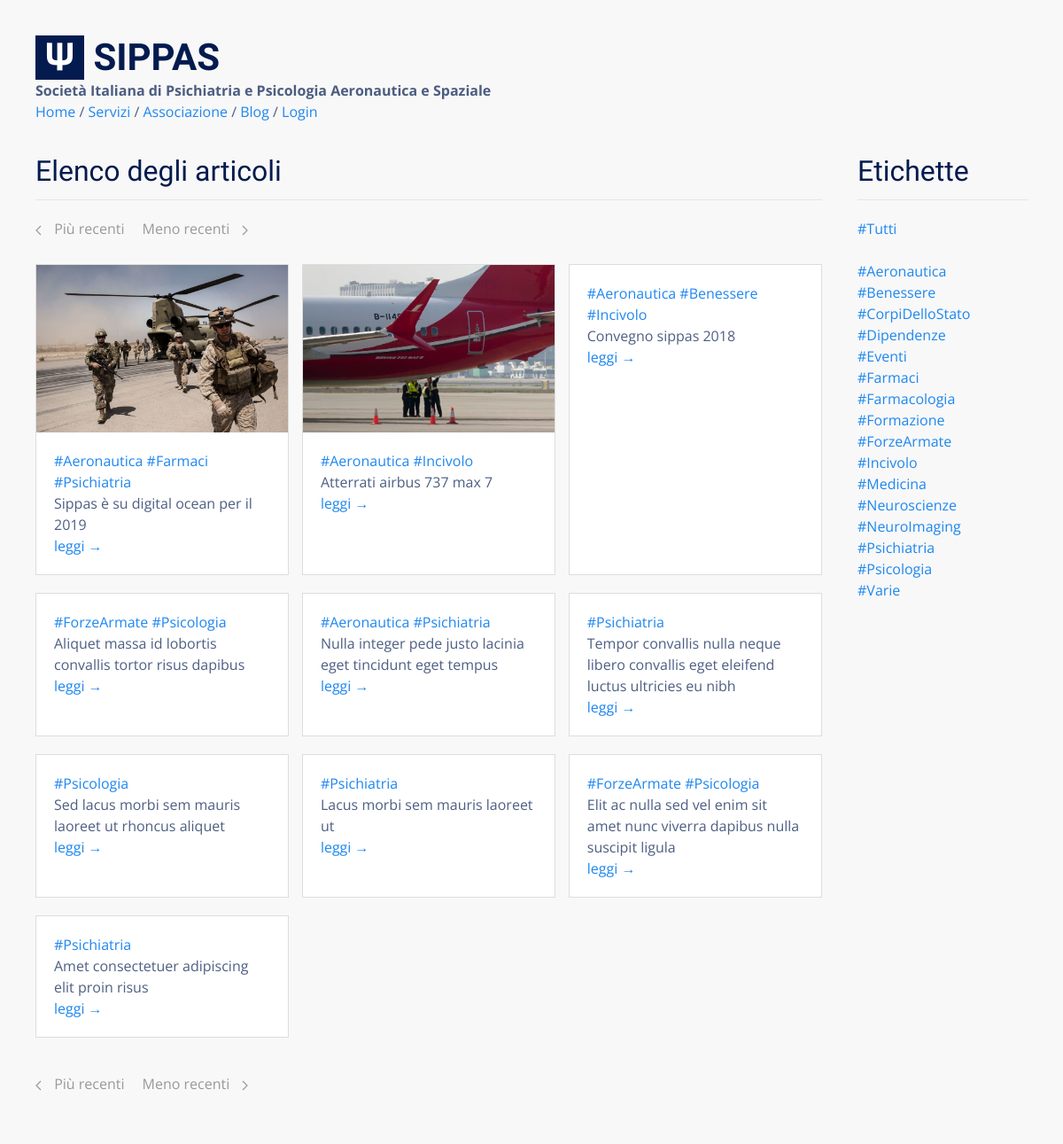
Screenshot of /blog/ with the database file from the repository.
### tables this page shows
CREATE TABLE "posts" (
  "id" integer NOT NULL PRIMARY KEY AUTOINCREMENT,
  "title" text,
  "body" TEXT,
  "teaser" text,
  "tags" TEXT,
  "is_sticky" integer,
  "author_id" text
);

### flaskApp/blueprints/blog/routes.py (the view)
@bp_blog.route("/")
def posts():
  posts = query_db('SELECT * FROM posts ORDER BY id DESC LIMIT {}'.format(BLOG_PAGE_SIZE))
  return render_template(
    "blog/posts.html",
    posts=posts,
    tags=TAGS,
    pagination="blog/posts_pagination.html"
  )

### flaskApp/db/sqlite.py (called while the page is built)
def get_db():
  if "db" not in g:
    g.db = sqlite3.connect(
      db_path,
      detect_types = sqlite3.PARSE_DECLTYPES,
      isolation_level = "DEFERRED"
    )
    g.db.cursor().execute("PRAGMA journal_mode=WAL")
    g.db.row_factory = sqlite3.Row
  return g.db

def query_db(query, args=(), one = False):
  with closing(get_db().cursor().execute(query, args)) as cur:
    rv = cur.fetchall()
    return (rv[0] if rv else None) if one else rv

### flaskApp/blueprints/blog/templates/blog/posts.html
{% extends 'base.html' %}
{% block content %}
<div class="uk-section">
  <div class="uk-container">
    <div class="uk-grid">
      <div class="uk-width-4-5">
        <h2 class="uk-heading-divider">Elenco degli articoli</h2>
        {% if posts %}
          <div class="uk-margin">
            {% include pagination %}
          </div>
          {% include 'blog/posts_list.html' %}
        {% else %}
          <div class="uk-margin">
            Nessun articolo trovato.
          </div>
        {% endif %}
      </div>
      <div class="uk-width-expand">
        <div>
          <h2 class="uk-heading-divider">Etichette</h2>
          {% include 'blog/tags_list.html' %}
        </div>
      </div>
    </div>
    {% if posts %}
      <div class="uk-margin">
        {% include pagination %}
      </div>
    {% endif %}
  </div>
</div>
{% endblock %}

### flaskApp/blueprints/blog/templates/blog/posts_list.html
<div class="uk-grid uk-grid-match uk-grid-small">
{% for p in posts %}
  <div class="uk-width-1-2@m uk-width-1-3@l uk-margin-bottom">
    <div class="uk-card uk-card-default uk-card-small uk-margin">
      {% if p.teaser and loop.index < 4 %}
        <div class="uk-card-media-top">
          <img src="{{ url_for('static', filename='blog/' + p.id | string + '/' + p.teaser) }}" />
        </div>
      {% endif %}
      <div class="uk-card-body ">
          {% for tag in p.tags.split(' ') %} <a href="{{ url_for('blog.posts_tagged', tag=tag) }}">{{ tag }}</a> {% endfor %}<br>
          {{ p.title  | capitalize}}<br>
          <a href="{{ url_for('blog.view_post', id=p.id) }}">leggi &rarr;</a>
      </div>
    </div>
  </div>
{% endfor %}
</div>

### flaskApp/templates/base.html (style rules this page uses)
html { font-family: 'Open Sans', sans-serif; font-size: 16px; font-weight: normal; line-height: 1.5; background: #f8f8f8; color: rgba(3,27,78,0.7) !important; }
h1, .uk-h1, h2, .uk-h2, h3, .uk-h3, h4, .uk-h4, h5, .uk-h5, h6, .uk-h6 { font-family: 'Yanone Kaffeesatz', sans-serif; margin: 0 0 20px 0; font-weight: normal; color: #031b4e; text-transform: none; }
.uk-section { padding: 0px; padding-top: 15px; }
.uk-card-default { color: rgba(3,27,78,0.7) !important; box-shadow: none; border: 1px solid #ddd; }

### rows the page displays
posts: id+teaser (picture), tag "#Aeronautica" "#Farmaci" "#Psichiatria", title "Sippas è su digital ocean per il 2019"
posts: id+teaser (picture), tag "#Aeronautica" "#Incivolo", title "Atterrati airbus 737 max 7"
posts: tag "#Aeronautica" "#Benessere" "#Incivolo", title "Convegno sippas 2018"
posts: tag "#ForzeArmate" "#Psicologia", title "Aliquet massa id lobortis convallis tortor risus dapibus"
posts: tag "#Aeronautica" "#Psichiatria", title "Nulla integer pede justo lacinia eget tincidunt eget tempus"
posts: tags "#Psichiatria", title "Tempor convallis nulla neque libero convallis eget eleifend luctus ultricies eu nibh"
posts: tags "#Psicologia", title "Sed lacus morbi sem mauris laoreet ut rhoncus aliquet"
posts: tags "#Psichiatria", title "Lacus morbi sem mauris laoreet ut"
posts: tag "#ForzeArmate" "#Psicologia", title "Elit ac nulla sed vel enim sit amet nunc viverra dapibus nulla suscipit ligula"
posts: tags "#Psichiatria", title "Amet consectetuer adipiscing elit proin risus"

### other values shown
{{ t }} "#Aeronautica" "#Benessere" "#CorpiDelloStato" "#Dipendenze" "#Eventi" "#Farmaci" "#Farmacologia" "#Formazione" "#ForzeArmate" "#Incivolo" "#Medicina" "#Neuroscienze" "#NeuroImaging" "#Psichiatria" "#Psicologia" "#Varie"
